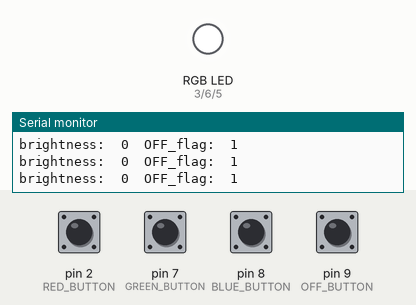
Recording of a program running on a simulated Arduino Uno, built with avr-gcc and run on an emulated ATmega328P. Shown: an RGB LED mixed from three pins (HIGH = lit), the last lines printed to the serial monitor. The test bench sets the inputs (shaded band); at power-on: pin 2 (RED_BUTTON), pin 7 (GREEN_BUTTON), pin 8 (BLUE_BUTTON), pin 9 (OFF_BUTTON) HIGH.

Above: at 1.2 s.
1.3 s: pin 2 (RED_BUTTON) pulled LOW for 0.15 s
At 2.15 s:
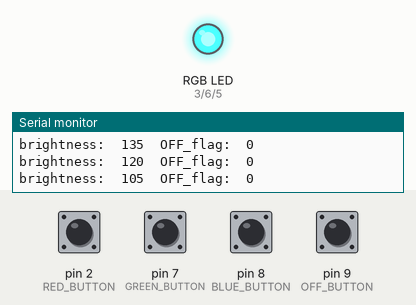
4.3 s: pin 7 (GREEN_BUTTON) pulled LOW for 0.15 s
At 5.62 s:
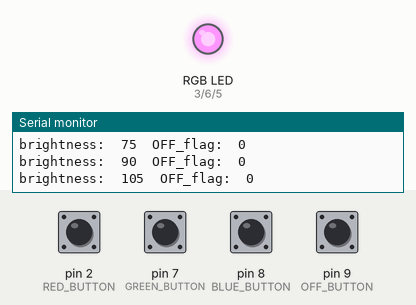
7.3 s: pin 8 (BLUE_BUTTON) pulled LOW for 0.15 s
At 7.53 s:
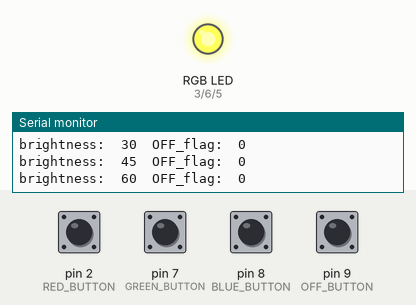
10.3 s: pin 2 (RED_BUTTON) pulled LOW for 1 s
At 10.68 s:
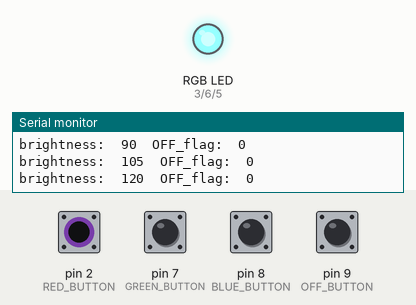
13.6 s: pin 7 (GREEN_BUTTON) pulled LOW for 1 s
At 14.49 s:
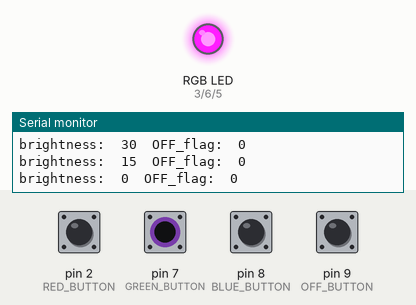
16.7 s: pin 2 (RED_BUTTON) pulled LOW for 0.15 s
At 20.46 s:
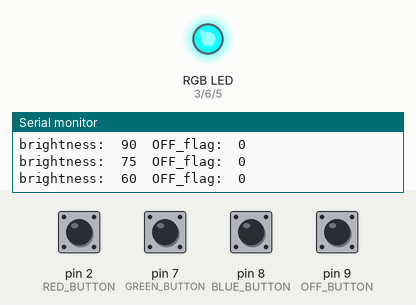
Timing chart, 0 to 20.8 s (numbered marks = the images above; inputs shaded):
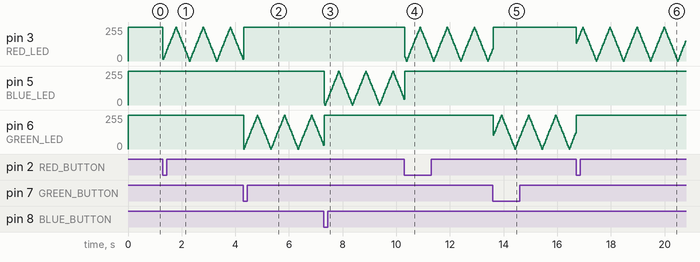

The program:

main.cpp
```cpp
#include <Arduino.h>
/*
Constraints:
- Preserve brighnteness if changing colors
- Brightness dierection preserved
- preserve brightness and direction after turning ON/OFF
*/

//This cool definition also eliminates need for function which is more memorey/CPU efficient!
#define PRINT(var) Serial.print(#var ":\t"); Serial.print(var); Serial.print('\t')
#define PRINTLN(var) Serial.print(#var ":\t"); Serial.println(var)
#define RED_LED     3
#define GREEN_LED   6
#define BLUE_LED    5

#define RED_BUTTON  2
#define GREEN_BUTTON 7
#define BLUE_BUTTON 8
#define OFF_BUTTON  9

//uncomment this if RGB is in common anode:
#define ON  0
#define OFF 255


void setup() {
  pinMode(RED_LED, OUTPUT);
  pinMode(GREEN_LED, OUTPUT);
  pinMode(BLUE_LED, OUTPUT);

  pinMode(RED_BUTTON, INPUT_PULLUP);
  pinMode(BLUE_BUTTON, INPUT_PULLUP);
  pinMode(GREEN_BUTTON, INPUT_PULLUP);
  pinMode(OFF_BUTTON, INPUT_PULLUP);

  Serial.begin(9600);
  Serial.println("Serial Monitor Initialized\n Press buttons for change of colors or OFF state");
}


byte brightness = ON; //byte for mem saving (= uint8_t)
byte LED_ON = RED_LED; //which LED to turn on
bool OFF_flag = HIGH; //flag when OFF switch was hit
bool release_flag1, release_flag2, release_flag3, release_flag4 = HIGH; //send only one instruction per press (PRESS+RELEASE)
bool INIT_OFF = HIGH; //as no case is called first, make sure all the leds are off
int step = 15; //ADJUSTABLE - int, as it needs to be also negative for reverse


void loop() {
  bool R_read =   !digitalRead(RED_BUTTON); //if button pressed, var will be 1
  bool G_read =   !digitalRead(GREEN_BUTTON);
  bool B_read =   !digitalRead(BLUE_BUTTON);
  bool OFF_read = !digitalRead(OFF_BUTTON);

  /*
  Program starts with all of the LEDs off. If one of the 4 buttons are pressed,
  only ONE instruction is sent to change the color, where the brighteness and direction
  of change is preserved. The fourth button turns everything off.

  There are release flags for each buttons in order for the program to work,
  even if the user presses more buttons simoultinously (which is however not desired)

  To keep memory down, debug prints are turned off. Can be turned on by uncommenting //DEBUG
  */

  if (INIT_OFF){ //initial off
      INIT_OFF = LOW;
      analogWrite(RED_LED, OFF); //turn off everything, as OFF was pressed
      analogWrite(GREEN_LED, OFF);
      analogWrite(BLUE_LED, OFF);
      // Serial.println("INITIAL OFF"); //DEBUG
  }

  if (R_read != release_flag1){ //if one of the button pressed. LED shall be turned on and others off.
    release_flag1 = R_read;
      if (R_read){
        LED_ON = RED_LED;
        analogWrite(GREEN_LED, OFF);
        analogWrite(BLUE_LED, OFF);
        OFF_flag = LOW;
        // Serial.println("RED INTRUCTION SENT"); //DEBUG
      }
  }

  else if (G_read != release_flag2){ //if one of the button pressed. LED shall be turned on and others off.
      release_flag2 = G_read;
      if (G_read){
          LED_ON = GREEN_LED;
          analogWrite(RED_LED, OFF);
          analogWrite(BLUE_LED, OFF);
          OFF_flag = LOW;
          // Serial.println("GREEN INTRUCTION SENT"); //DEBUG
      }
  }

  else if (B_read != release_flag3){ //if one of the button pressed. LED shall be turned on and others off.
    release_flag3 = B_read;
      if (B_read){
        LED_ON = BLUE_LED;
        analogWrite(GREEN_LED, OFF);
        analogWrite(RED_LED, OFF);
        OFF_flag = LOW;
        // Serial.println("RED INTRUCTION SENT"); //DEBUG
      }
  }


  else if ((OFF_read != release_flag4)){ //turn off if button pressed or on init when flag is HIGH
    release_flag4 = OFF_read;
    if (OFF_read){
      OFF_flag = HIGH;
      analogWrite(RED_LED, OFF); //turn off everything, as OFF was pressed
      analogWrite(GREEN_LED, OFF);
      analogWrite(BLUE_LED, OFF);
      // Serial.println("OFF INTRUCTION SENT"); //DEBUG
    }
  }


  if (OFF_flag != HIGH){ //remember brighntness = change it only when not OFF
    brightness += step;

    if (brightness <= 0 || brightness >= 255) { //go up and down
      step = -step;
    }

    analogWrite(LED_ON, brightness); //turn on LED which button was pressed

  }

  //Last thing we want to print must be PRINTLN
  PRINT(brightness);    //DEBUG
  // PRINT(LED_ON);        //DEBUG
  // PRINT(LED_OFF1);     //DEBUG
  // PRINT(LED_OFF2);     //DEBUG
  // PRINT(step);          //DEBUG
  PRINTLN(OFF_flag);    //DEBUG

//This code consumes approx. 2600 bytes of flash and 280 bytes of RAM. Without DEBUG prints

}
```
